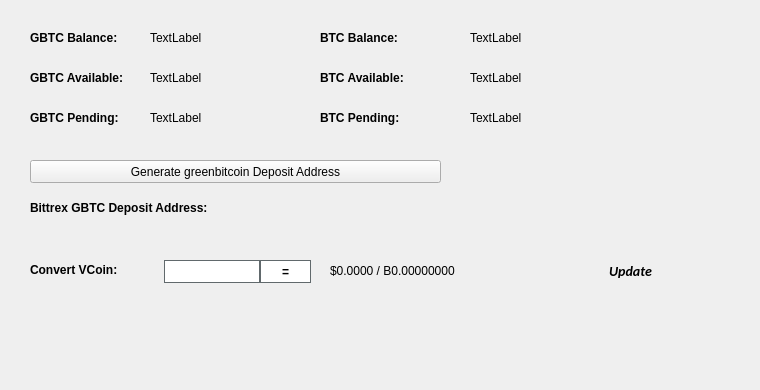
   <widget class="QWidget" name="BalanceTab">
    <attribute name="title">
     <string>Balance</string>
    </attribute>
    <widget class="QLabel" name="BitcoinBalanceLabel">
     <property name="geometry">
      <rect>
       <x>470</x>
       <y>30</y>
       <width>150</width>
       <height>16</height>
      </rect>
     </property>
     <property name="text">
      <string>TextLabel</string>
     </property>
    </widget>
    <widget class="QLabel" name="GBTCBalanceLabel">
     <property name="geometry">
      <rect>
       <x>150</x>
       <y>30</y>
       <width>150</width>
       <height>16</height>
      </rect>
     </property>
     <property name="text">
      <string>TextLabel</string>
     </property>
    </widget>
    <widget class="QLabel" name="label_11">
     <property name="geometry">
      <rect>
       <x>30</x>
       <y>30</y>
       <width>101</width>
       <height>16</height>
      </rect>
     </property>
     <property name="font">
      <font>
       <weight>75</weight>
       <bold>true</bold>
      </font>
     </property>
     <property name="text">
      <string>GBTC Balance:</string>
     </property>
    </widget>
    <widget class="QLabel" name="label_12">
     <property name="geometry">
      <rect>
       <x>320</x>
       <y>30</y>
       <width>101</width>
       <height>16</height>
      </rect>
     </property>
     <property name="font">
      <font>
       <weight>75</weight>
       <bold>true</bold>
      </font>
     </property>
     <property name="text">
      <string>BTC Balance:</string>
     </property>
    </widget>
    <widget class="QLabel" name="GBTCAvailableLabel_2">
     <property name="geometry">
      <rect>
       <x>150</x>
       <y>70</y>
       <width>150</width>
       <height>16</height>
      </rect>
     </property>
     <property name="text">
      <string>TextLabel</string>
     </property>
    </widget>
    <widget class="QLabel" name="label_13">
     <property name="geometry">
      <rect>
       <x>30</x>
       <y>70</y>
       <width>111</width>
       <height>16</height>
      </rect>
     </property>
     <property name="font">
      <font>
       <weight>75</weight>
       <bold>true</bold>
      </font>
     </property>
     <property name="text">
      <string>GBTC Available:</string>
     </property>
    </widget>
    <widget class="QLabel" name="label_14">
     <property name="geometry">
      <rect>
       <x>30</x>
       <y>110</y>
       <width>101</width>
       <height>16</height>
      </rect>
     </property>
     <property name="font">
      <font>
       <weight>75</weight>
       <bold>true</bold>
      </font>
     </property>
     <property name="text">
      <string>GBTC Pending:</string>
     </property>
    </widget>
    <widget class="QLabel" name="GBTCPendingLabel">
     <property name="geometry">
      <rect>
       <x>150</x>
       <y>110</y>
       <width>150</width>
       <height>16</height>
      </rect>
     </property>
     <property name="text">
      <string>TextLabel</string>
     </property>
    </widget>
    <widget class="QLabel" name="label_15">
     <property name="geometry">
      <rect>
       <x>320</x>
       <y>70</y>
       <width>111</width>
       <height>16</height>
      </rect>
     </property>
     <property name="font">
      <font>
       <weight>75</weight>
       <bold>true</bold>
      </font>
     </property>
     <property name="text">
      <string>BTC Available:</string>
     </property>
    </widget>
    <widget class="QLabel" name="BitcoinAvailableLabel">
     <property name="geometry">
      <rect>
       <x>470</x>
       <y>70</y>
       <width>150</width>
       <height>16</height>
      </rect>
     </property>
     <property name="text">
      <string>TextLabel</string>
     </property>
    </widget>
    <widget class="QLabel" name="label_31">
     <property name="geometry">
      <rect>
       <x>320</x>
       <y>110</y>
       <width>111</width>
       <height>16</height>
      </rect>
     </property>
     <property name="font">
      <font>
       <weight>75</weight>
       <bold>true</bold>
      </font>
     </property>
     <property name="text">
      <string>BTC Pending:</string>
     </property>
    </widget>
    <widget class="QLabel" name="BitcoinPendingLabel">
     <property name="geometry">
      <rect>
       <x>470</x>
       <y>110</y>
       <width>150</width>
       <height>16</height>
      </rect>
     </property>
     <property name="text">
      <string>TextLabel</string>
     </property>
    </widget>
    <widget class="QLabel" name="label_33">
     <property name="geometry">
      <rect>
       <x>30</x>
       <y>200</y>
       <width>221</width>
       <height>16</height>
      </rect>
     </property>
     <property name="font">
      <font>
       <weight>75</weight>
       <bold>true</bold>
      </font>
     </property>
     <property name="text">
      <string>Bittrex GBTC Deposit Address:</string>
     </property>
    </widget>
    <widget class="QPushButton" name="GenDepositBTN">
     <property name="geometry">
      <rect>
       <x>30</x>
       <y>160</y>
       <width>411</width>
       <height>23</height>
      </rect>
     </property>
     <property name="text">
      <string>Generate greenbitcoin Deposit Address</string>
     </property>
     <property name="icon">
      <iconset resource="../greenbitcoin.qrc">
       <normaloff>:/icons/bitcoin</normaloff>:/icons/bitcoin</iconset>
     </property>
    </widget>
    <widget class="QLabel" name="DepositAddressLabel">
     <property name="geometry">
      <rect>
       <x>200</x>
       <y>200</y>
       <width>261</width>
       <height>16</height>
      </rect>
     </property>
     <property name="palette">
      <palette>
       <active>
        <colorrole role="WindowText">
         <brush brushstyle="SolidPattern">
          <color alpha="255">
           <red>0</red>
           <green>0</green>
           <blue>0</blue>
          </color>
         </brush>
        </colorrole>
        <colorrole role="Text">
         <brush brushstyle="SolidPattern">
          <color alpha="255">
           <red>0</red>
           <green>0</green>
           <blue>255</blue>
          </color>
         </brush>
        </colorrole>
       </active>
       <inactive>
        <colorrole role="WindowText">
         <brush brushstyle="SolidPattern">
          <color alpha="255">
           <red>0</red>
           <green>0</green>
           <blue>0</blue>
          </color>
         </brush>
        </colorrole>
        <colorrole role="Text">
         <brush brushstyle="SolidPattern">
          <color alpha="255">
           <red>0</red>
           <green>0</green>
           <blue>255</blue>
          </color>
         </brush>
        </colorrole>
       </inactive>
       <disabled>
        <colorrole role="WindowText">
         <brush brushstyle="SolidPattern">
          <color alpha="255">
           <red>120</red>
           <green>120</green>
           <blue>120</blue>
          </color>
         </brush>
        </colorrole>
        <colorrole role="Text">
         <brush brushstyle="SolidPattern">
          <color alpha="255">
           <red>120</red>
           <green>120</green>
           <blue>120</blue>
          </color>
         </brush>
        </colorrole>
       </disabled>
      </palette>
     </property>
     <property name="font">
      <font>
       <weight>75</weight>
       <bold>true</bold>
      </font>
     </property>
     <property name="text">
      <string/>
     </property>
     <property name="alignment">
      <set>Qt::AlignRight|Qt::AlignTrailing|Qt::AlignVCenter</set>
     </property>
     <property name="textInteractionFlags">
      <set>Qt::LinksAccessibleByMouse|Qt::TextSelectableByKeyboard|Qt::TextSelectableByMouse</set>
     </property>
    </widget>
    <widget class="QLabel" name="label_8">
     <property name="geometry">
      <rect>
       <x>460</x>
       <y>300</y>
       <width>281</width>
       <height>81</height>
      </rect>
     </property>
     <property name="text">
      <string/>
     </property>
     <property name="pixmap">
      <pixmap>:/images/bittrex</pixmap>
     </property>
    </widget>
    <widget class="QWidget" name="widgetConversion" native="true">
     <property name="geometry">
      <rect>
       <x>0</x>
       <y>250</y>
       <width>751</width>
       <height>43</height>
      </rect>
     </property>
     <property name="minimumSize">
      <size>
       <width>0</width>
       <height>43</height>
      </size>
     </property>
     <property name="styleSheet">
      <string notr="true"/>
     </property>
     <widget class="QPushButton" name="btnUpdateMarketData">
      <property name="geometry">
       <rect>
        <x>575</x>
        <y>0</y>
        <width>111</width>
        <height>41</height>
       </rect>
      </property>
      <property name="sizePolicy">
       <sizepolicy hsizetype="Expanding" vsizetype="Expanding">
        <horstretch>0</horstretch>
        <verstretch>0</verstretch>
       </sizepolicy>
      </property>
      <property name="font">
       <font>
        <family>calibri</family>
        <pointsize>-1</pointsize>
        <weight>75</weight>
        <italic>true</italic>
        <bold>true</bold>
       </font>
      </property>
      <property name="styleSheet">
       <string notr="true">margin:0px;text-align:center;padding:2px;border-radius:3px;font-style:italic;width:100px;font-size:14px;font-family:calibri;font-weight:600;</string>
      </property>
      <property name="text">
       <string>Update</string>
      </property>
      <property name="iconSize">
       <size>
        <width>150</width>
        <height>35</height>
       </size>
      </property>
      <property name="autoDefault">
       <bool>true</bool>
      </property>
      <property name="default">
       <bool>true</bool>
      </property>
     </widget>
     <widget class="QLabel" name="lblConvertVCoin">
      <property name="geometry">
       <rect>
        <x>30</x>
        <y>10</y>
        <width>131</width>
        <height>20</height>
       </rect>
      </property>
      <property name="styleSheet">
       <string notr="true"/>
      </property>
      <property name="text">
       <string>&lt;html&gt;&lt;head/&gt;&lt;body&gt;&lt;p&gt;&lt;span style=&quot; font-weight:600;&quot;&gt;Convert VCoin:&lt;/span&gt;&lt;/p&gt;&lt;/body&gt;&lt;/html&gt;</string>
      </property>
     </widget>
     <widget class="QLineEdit" name="txtConvertVCoinQty">
      <property name="geometry">
       <rect>
        <x>160</x>
        <y>10</y>
        <width>100</width>
        <height>23</height>
       </rect>
      </property>
      <property name="minimumSize">
       <size>
        <width>100</width>
        <height>23</height>
       </size>
      </property>
      <property name="maximumSize">
       <size>
        <width>100</width>
        <height>16777215</height>
       </size>
      </property>
      <property name="styleSheet">
       <string notr="true">border: 1px solid #61696c;margin-left:4px;</string>
      </property>
     </widget>
     <widget class="QPushButton" name="btnConvertgreenbitcoin">
      <property name="geometry">
       <rect>
        <x>260</x>
        <y>10</y>
        <width>51</width>
        <height>23</height>
       </rect>
      </property>
      <property name="minimumSize">
       <size>
        <width>0</width>
        <height>23</height>
       </size>
      </property>
      <property name="styleSheet">
       <string notr="true">border:1px solid #61696c;background:white;font-weight:600;</string>
      </property>
      <property name="text">
       <string>=</string>
      </property>
     </widget>
     <widget class="QLabel" name="lblConvertVCoinResults">
      <property name="geometry">
       <rect>
        <x>330</x>
        <y>0</y>
        <width>201</width>
        <height>41</height>
       </rect>
      </property>
      <property name="styleSheet">
       <string notr="true"/>
      </property>
      <property name="text">
       <string>$0.0000 / B0.00000000</string>
      </property>
     </widget>
     <widget class="QLabel" name="iconOverviewUpdateWait">
      <property name="geometry">
       <rect>
        <x>670</x>
        <y>10</y>
        <width>24</width>
        <height>24</height>
       </rect>
      </property>
      <property name="text">
       <string/>
      </property>
      <property name="pixmap">
       <pixmap resource="../greenbitcoin.qrc">:/icons/transaction_1</pixmap>
      </property>
      <property name="scaledContents">
       <bool>true</bool>
      </property>
      <property name="alignment">
       <set>Qt::AlignCenter</set>
      </property>
     </widget>
    </widget>
   </widget>
